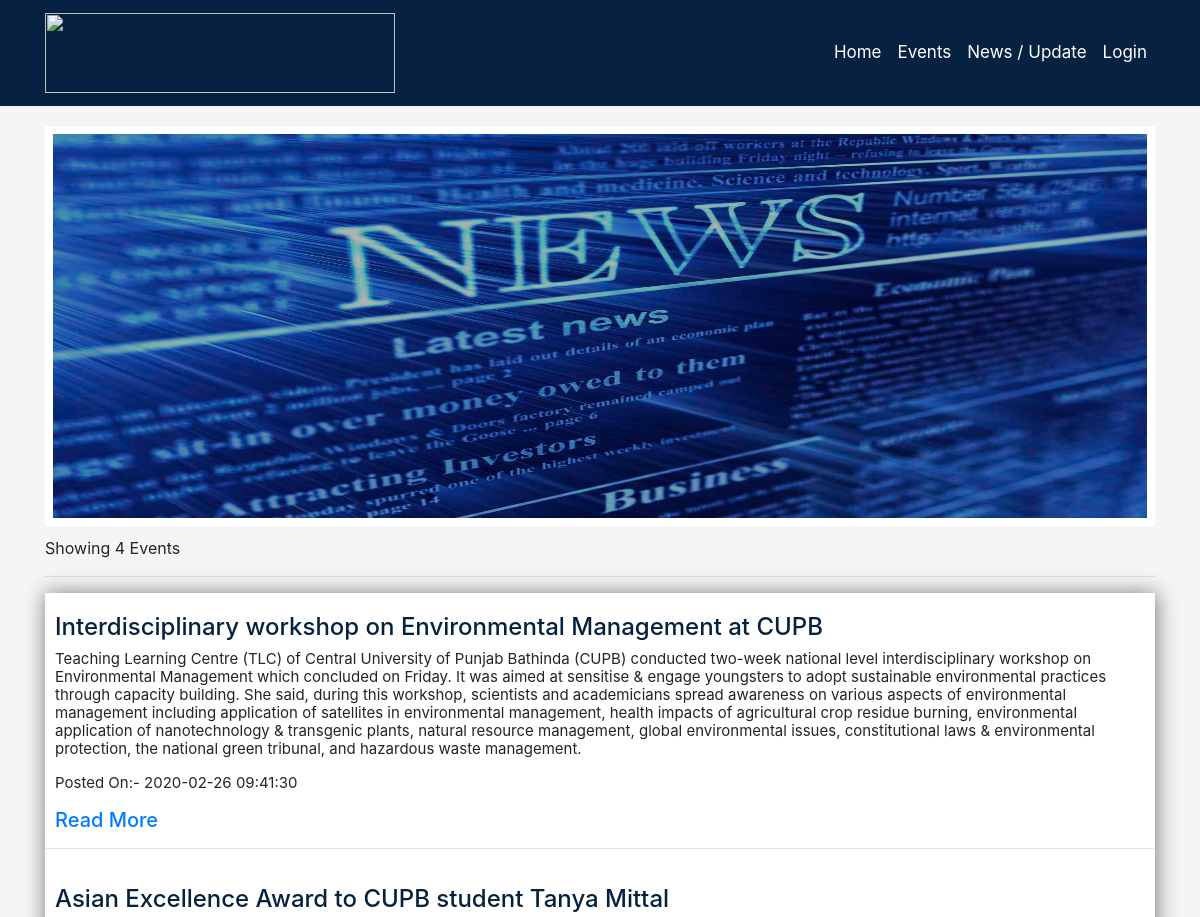
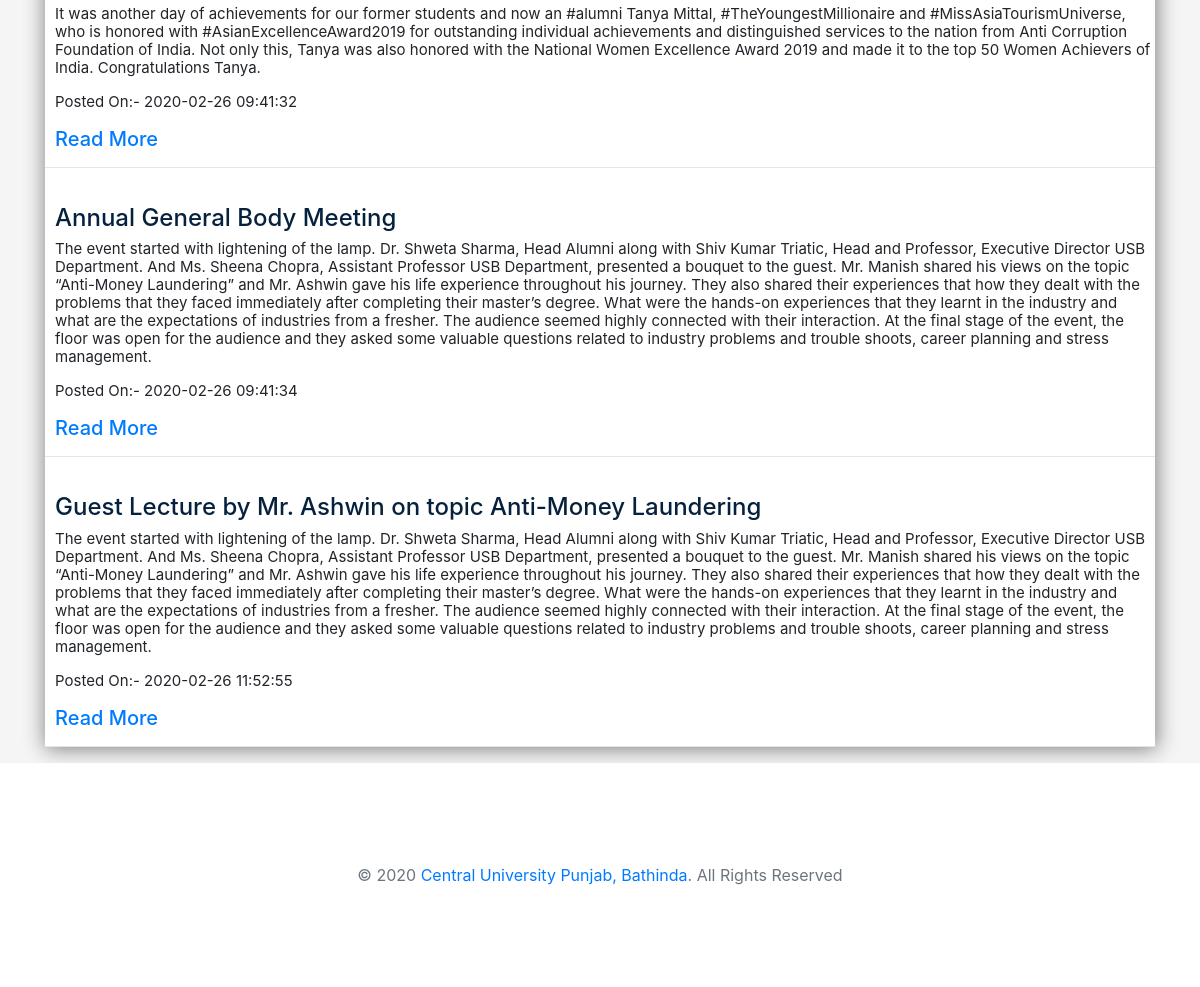
/index.php/news, run on the app's committed database (2 pictures, top to bottom).
### tables this page shows
CREATE TABLE `news` (
  `id` int(11) NOT NULL,
  `title` varchar(255) NOT NULL,
  `body` text NOT NULL,
  `is_publish` int(11) NOT NULL,
  `date` timestamp NOT NULL DEFAULT CURRENT_TIMESTAMP ON UPDATE CURRENT_TIMESTAMP
);

### application/controllers/news.php (called while the page is built, shortened)
<?php
class News extends CI_Controller{
	public function __construct(){
		$this->load->model('event_show_model','secure_show_event');
		$this->load->model('News_model','secure_news');
	}
	public function index(){
		$data['news']=$this->secure_news->get_news('ID','DESC');
		$this->load->view('news',$data);
	}
}

### index.php (called while the page is built, shortened)
<?php
require_once BASEPATH.'core/CodeIgniter.php';

### application/models/News_model.php (called while the page is built, shortened)
<?php
class News_model extends CI_Model{
	public function get_news($order_by=null,$sort='DESC',$limit=null,$offset=0){
		$this->db->select('*');
		$this->db->from('news');
        if($order_by != null)
        {
            $this->db->order_by($order_by, $sort);
        }
        $query = $this->db->get();
        return $query->result();
	}
}
?>

### application/views/news.php (the view, shortened to what this page needs)
<div id="inner-event">
	<div id="inner-inner-event">
	</div>
</div>
<div id="event">
	<p>Showing <?php echo count($news);?> Events</p>
	<hr>
	<div id="event-detail">
		<?php foreach($news as $new) :?>
			<h4 style="color:rgba(6,33,62); padding-left:10px; padding-top:20px;"><?= $new->title?><h4>
			<p style="padding-left:10px; font-size:15px; font-weight:normal"><?= $new->body?></p>
			<p style="padding-left:10px; font-size:15px; font-weight:normal">Posted On:- <?= $new->date?></p>
			<a href="<?= base_url('news/view/'.$new->id.'')?>"><p style="padding-left:10px; font-size:20px;">Read More</p></a>
			<hr>
		<?php endforeach;?>
	</div>
</div>

### application/views/news.php (style rules this page uses)
#inner-event { margin-top: 20px; height: 400px; border: 8px solid white; background-image:url('assets/img/news.jpg'); background-repeat:no-repeat; background-size:100% 100%; }
#inner-inner-event { background-color:rgba(1,1,1,0.3); height:100%; width:100%; }
#event { padding-top:10px; }
#event-detail { background-color:white; box-shadow:1px 1px 20px 1px gray; }

### application/views/navbar.php (style rules this page uses)
body { height:100%; width:100%; background-color:#f5f5f5; }

### data on the page
news: title "Interdisciplinary workshop on Environmental Management at CUPB", body "Teaching Learning Centre (TLC) of Central University of Punjab Bathinda (CUPB) conducted two-week national level interdisciplinary workshop on Environmental Management which concluded on Friday. It was aimed at sensitise & engage youngsters to adopt sustainable environmental practices through capacity building. She said, during this workshop, scientists and academicians spread awareness on various aspects of environmental management including application of satellites in environmental management, health impacts of agricultural crop residue burning, environmental application of nanotechnology & transgenic plants, natural resource management, global environmental issues, constitutional laws &…", date "2020-02-26 09:41:30"
news: title "Asian Excellence Award to CUPB student Tanya Mittal", body "It was another day of achievements for our former students and now an #alumni Tanya Mittal, #TheYoungestMillionaire and #MissAsiaTourismUniverse, who is honored with #AsianExcellenceAward2019 for outstanding individual achievements and distinguished services to the nation from Anti Corruption Foundation of India. Not only this, Tanya was also honored with the National Women Excellence Award 2019 and made it to the top 50 Women Achievers of India. Congratulations Tanya.", date "2020-02-26 09:41:32"
news: title "Annual General Body Meeting", body "The event started with lightening of the lamp. Dr. Shweta Sharma, Head Alumni along with Shiv Kumar Triatic, Head and Professor, Executive Director USB Department. And Ms. Sheena Chopra, Assistant Professor USB Department, presented a bouquet to the guest. Mr. Manish shared his views on the topic “Anti-Money Laundering” and Mr. Ashwin gave his life experience throughout his journey. They also shared their experiences that how they dealt with the problems that they faced immediately after completing their master’s degree. What were the hands-on experiences that they learnt in the industry and what are the expectations of industries from a fresher. The audience seemed highly connected with…", date "2020-02-26 09:41:34"
news: title "Guest Lecture by Mr. Ashwin on topic Anti-Money Laundering", body "The event started with lightening of the lamp. Dr. Shweta Sharma, Head Alumni along with Shiv Kumar Triatic, Head and Professor, Executive Director USB Department. And Ms. Sheena Chopra, Assistant Professor USB Department, presented a bouquet to the guest. Mr. Manish shared his views on the topic “Anti-Money Laundering” and Mr. Ashwin gave his life experience throughout his journey. They also shared their experiences that how they dealt with the problems that they faced immediately after completing their master’s degree. What were the hands-on experiences that they learnt in the industry and what are the expectations of industries from a fresher. The audience seemed highly connected with…", date "2020-02-26 11:52:55"

### other printed values
count($news) "4"
